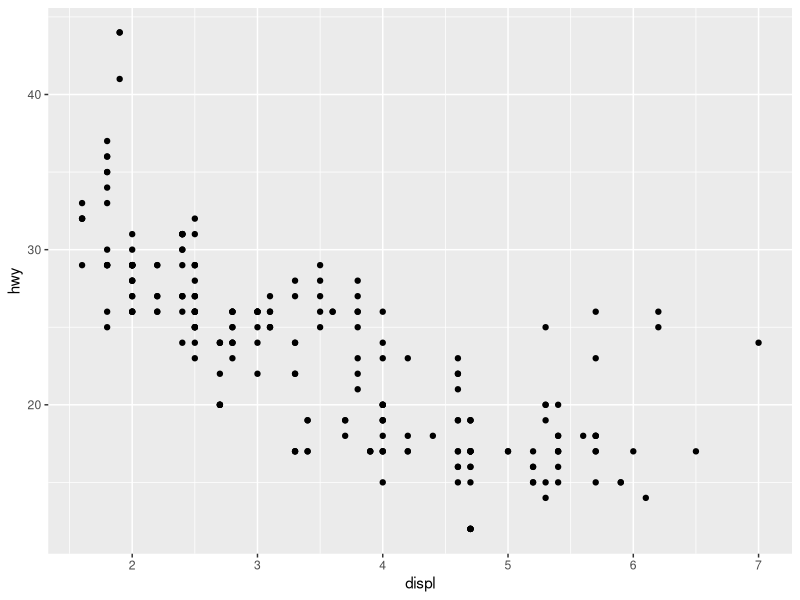
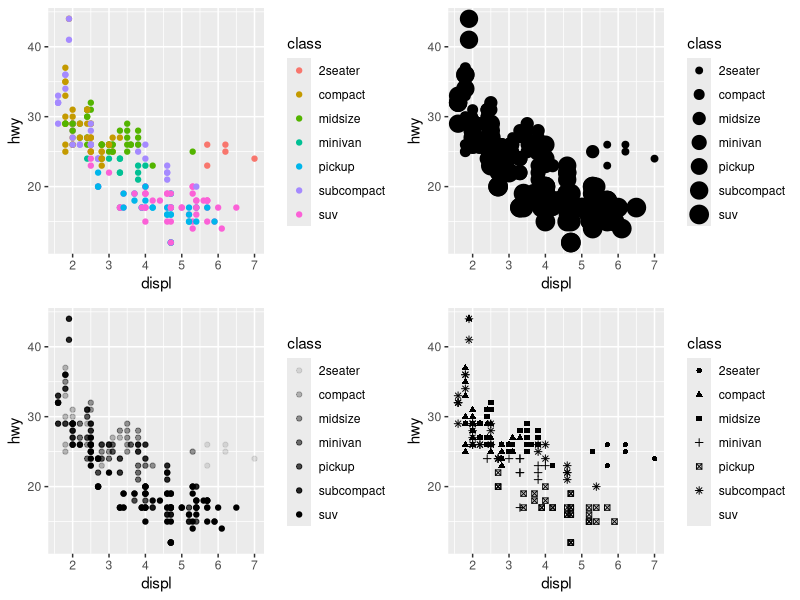
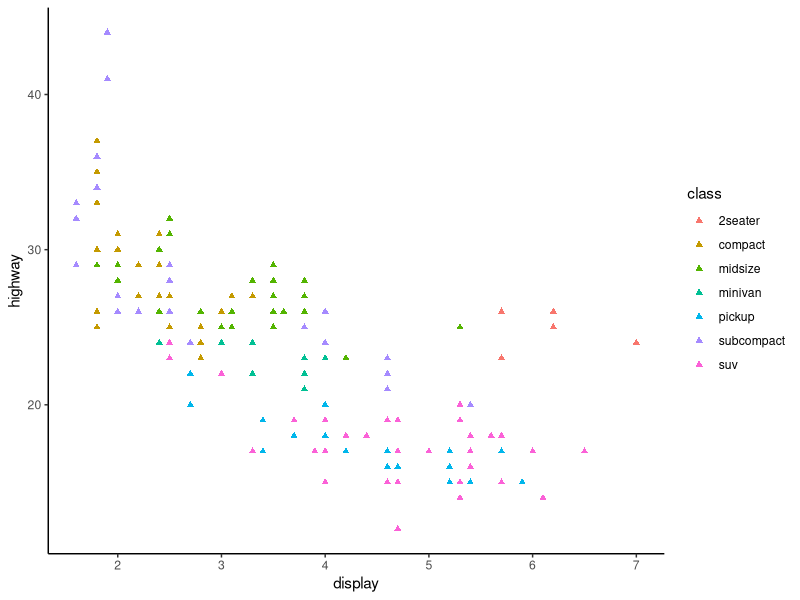
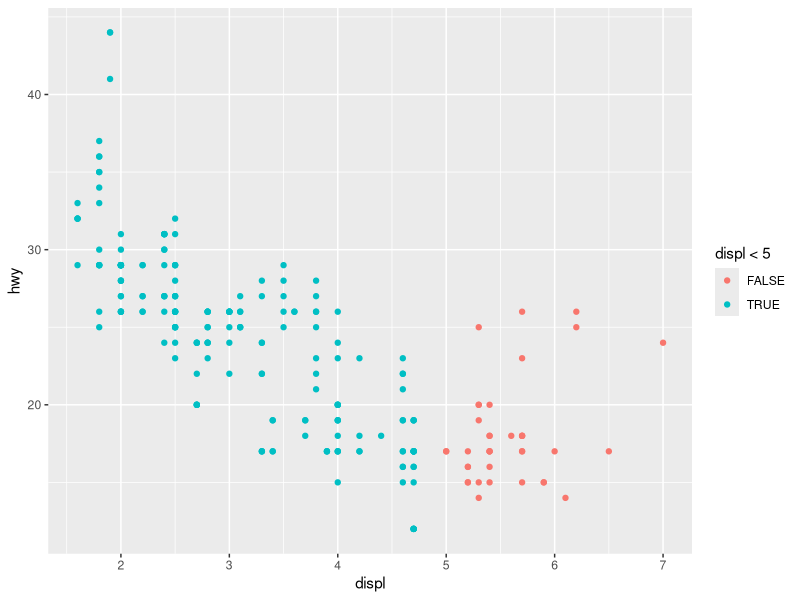
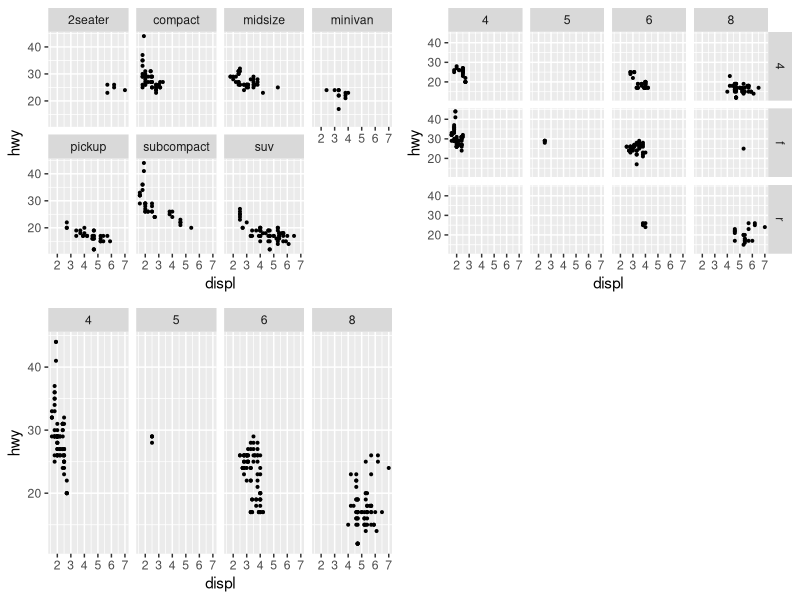
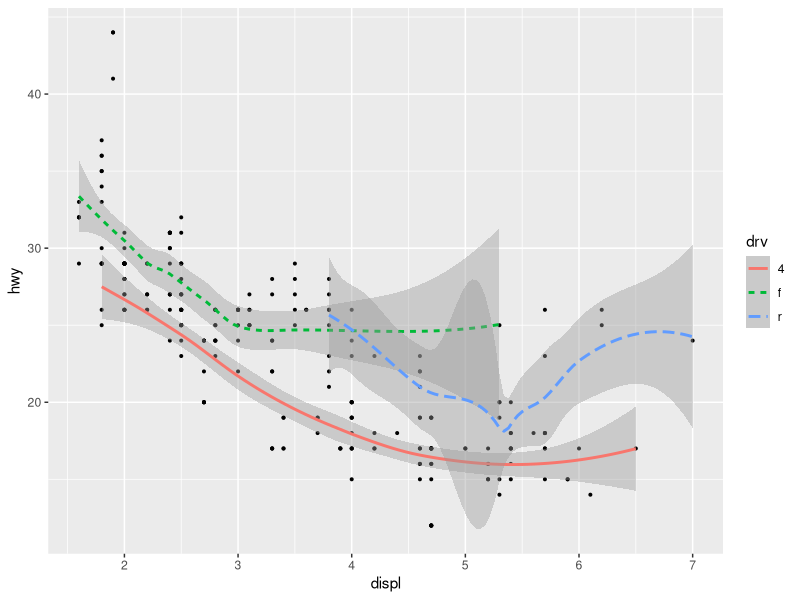
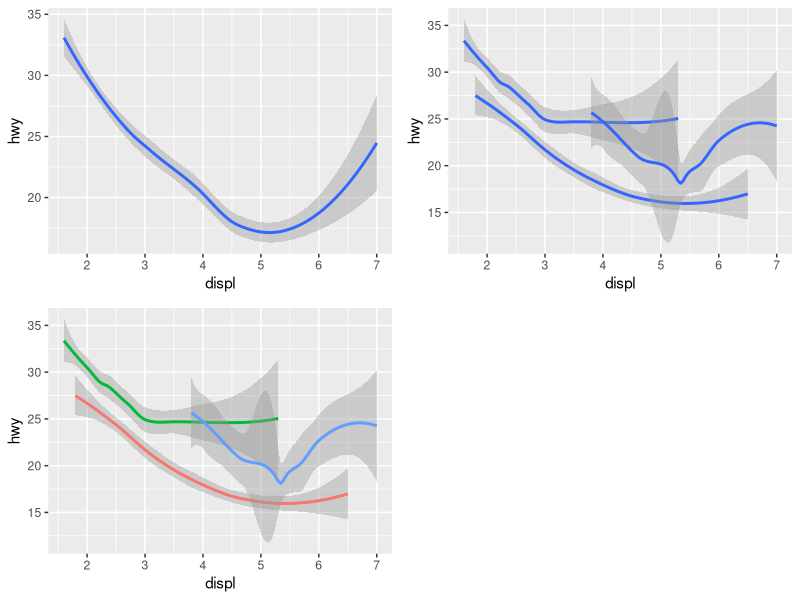
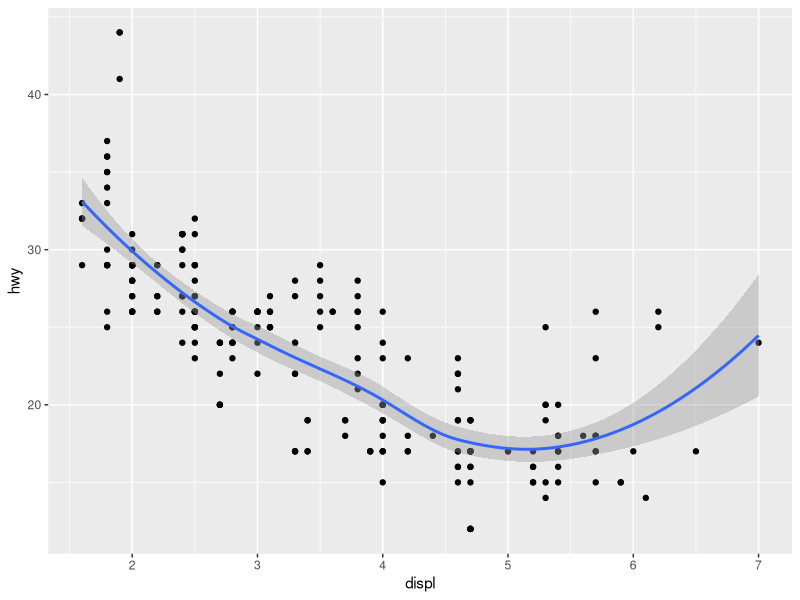

These figures' R source, in order:
## ---- chunk 1
library(tidyverse)
library(gridExtra)

## ---- chunk 2

ggplot(data = mpg) + #define what dataset to use in the plot
  geom_point(mapping = aes(x = displ, y = hwy)) #basic scatter plot, aes = define what variables to map x,y

# ggplot (data = <DATA>) +
#   <GEOM_FUNCTION> (mapping = aes (<MAPPINGS>))
# Functions : point, map, boxplot, dotplot etc. 
# Aes : size, shape, fill, colour 

## ---- chunk 3

#AES Change colour (colour) by class/scale_colour_gradient or define colour = "green" or HEXcode "#00abff") *outside of aes

pcol <- ggplot(data = mpg) + 
  geom_point(mapping = aes(x = displ, y = hwy, colour = class)) 


#AES Change Point size(size) by class or define size = 0 to 5 *outside of aes

psize <- ggplot(data = mpg) + 
  geom_point(mapping = aes(x = displ, y = hwy, size = class)) #not advised


#AES Change Point transparency (alpha) by class or name alpha = 0 to 1 *outside of aes

ptran <- ggplot(data = mpg) + 
  geom_point(mapping = aes(x = displ, y = hwy, alpha = class)) #not advised


#AES Change Point shape (shape  by class , or name shape = square *outside of aes)

pshp <- ggplot(data = mpg) + 
  geom_point(mapping = aes(x = displ, y = hwy, shape = class)) #best for <6 discrete values 


# Arrange into 2 rows and 2 columns
grid.arrange(pcol, psize, ptran, pshp, ncol = 2, nrow = 2)

## ---- chunk 4

ggplot(data = mpg) + 
  geom_point(mapping = aes(x = displ, y = hwy, colour = class), shape = "triangle") +
  theme_classic() +
  labs(x = "display", y = "highway")

#adding numeric category 
ggplot(data = mpg) + 
  geom_point(mapping = aes(x = displ, y = hwy, colour = displ <5)) #all values <5 = TRUE
 
## ---- chunk 5
# multiple plots in 1 "frame" e.g., ggplot facet_wrap *only for discrete variables

# for a single variable e.g., class use ##facet_warp
face1 <- ggplot(data = mpg) +
  geom_point(mapping = aes(x = displ, y = hwy), size = 0.7) +
  facet_wrap(~class, nrow = 2) #i.e., plot data for each class individually in 2 rows 

# for multiple variables e.g., drv ~ cyl use ##facet_grid
face2 <- ggplot(data = mpg) +
  geom_point(mapping = aes(x = displ, y = hwy), size = 0.7) +
  facet_grid(drv ~ cyl) 

# for non row/column dimensions use ##facet_grid(. ~ cyl)
face3 <- ggplot(data = mpg) +
  geom_point(mapping = aes(x = displ, y = hwy), size = 0.7) +
  facet_grid(. ~ cyl) #merges all hwy into single row 

#nrow/ ncol = defines number of rows/columns in plot
#labeller = label for each subset/plot

# Arrange into 2 rows and 2 columns
grid.arrange(face1, face2, face3, ncol = 2, nrow = 2)

## ---- chunk 6
 
ggplot(data = mpg) +
  geom_point(mapping = aes(x = displ, y = hwy), size = 0.7) +
  geom_smooth(mapping = aes(x = displ, y = hwy, linetype = drv, colour = drv)) 
#added line of best fit through scatter plot
#each line corresponds to class of drv

## ---- chunk 7

p1 <- ggplot(data = mpg) +
  geom_smooth(mapping = aes(x = displ, y = hwy)) #no grouping

p2 <- ggplot(data = mpg) +
  geom_smooth(mapping = aes(x = displ, y = hwy, group = drv)) #grouping, no colour diff

p3 <- ggplot(data = mpg) +
  geom_smooth(mapping = aes(x = displ, y = hwy, colour = drv), show.legend = FALSE) #group & colour diff

# Arrange into 2 rows and 2 columns
grid.arrange(p1, p2, p3, ncol = 2, nrow = 2)
## ---- chunk 8

ggplot(data = mpg, mapping = aes(x = displ, y = hwy))+
  geom_point()+ #style points
  geom_smooth() #style lines
#this reduces duplication in code & errors when changing variables

ggplot(data = mpg, mapping = aes(x = displ, y = hwy))+
  geom_point(mapping = aes(colour = class))+
  geom_smooth(data = filter(mpg, class == "subcompact"), se = FALSE)+
  theme_classic()

#filter subset of data

## ---- chunk 9
library(ggplot2)
ggplot(data = diamonds) + 
  geom_bar(mapping = aes(x = cut)) #categorize cut based on levels

ggplot(data = diamonds) + 
  stat_count(mapping = aes(x = cut))
  
## ---- chunk 10
library(tidyverse)

demo <- tribble(
  ~cut,         ~freq,
  "Fair",       1610,
  "Good",       4906,
  "Very Good",  12082,
  "Premium",    13791,
  "Ideal",      21551
)
demo #shows manual dataframe added 
  
ident <- ggplot(data = demo) +
  geom_bar(mapping = aes(x = cut, y = freq), stat = "identity") #plotted data


prop <- ggplot(data = diamonds) + 
  geom_bar(mapping = aes(x = cut, y = stat(prop), group = 1))
#bar chart for the proportion of total diamonds based on cut, group = 1 to treat all data as a single group


#Plotting Statistical Details 
#stat_summary() function to plot summary statistics (e.g., min, max, median) for a continuous variable (e.g., depth) across a categorical variable (e.g., cut)

stsum <- ggplot(data = diamonds) +
  stat_summary(mapping = aes(x = cut, y = depth), 
               fun.nmin = min, 
               fun.max = max, 
               fun = median)

# Arrange into 2 rows and 2 columns
grid.arrange(ident, prop, stsum, ncol = 2, nrow = 2)

## ---- chunk 11

fcut <- ggplot(data = diamonds) +
  geom_bar(mapping = aes(x = cut, fill = cut)) #fill colour based on cut

colcut <- ggplot(data = diamonds) + 
  geom_bar(mapping = aes(x = cut, colour = cut)) #outline colour based on cut

fclar <- ggplot(data = diamonds) + 
  geom_bar(mapping = aes(x = cut, fill = clarity)) #fill colour based on clarity

# Arrange into 2 rows and 2 columns
grid.arrange(fcut, colcut, fclar, ncol = 2, nrow = 2)

## ---- chunk 12

#to alter transparency (alpha)
tclar <- ggplot(data = diamonds, mapping = aes(x = cut, fill = clarity))+
  geom_bar(alpha = 1/5, position = "identity") #raw data overlapping i.e. stacking

#to alter bar outlines w/ no fill
colclar <- ggplot(data = diamonds, mapping = aes (x = cut, colour = clarity))+
  geom_bar(fill = NA, position = "identity") #raw data overlapping i.e. stacking

# Arrange into 2 rows and 2 columns
grid.arrange(tclar, colclar, ncol = 2, nrow = 1)

## ---- chunk 13
#Position = "fill" ####
#(standardize height of each bar to 1 i.e.,all bars same height)
#function: position = "fill" place each object exactly on graph, but standardize height of each bar to 1

posfill <- ggplot(data = diamonds)+
  geom_bar(mapping = aes(x = cut, fill = clarity), position = "fill") 


#Position = "dodge" ####
#(shows trends per category, place each object exactly on graph, but dodge bars next to each other)
#function = "dodge" place each object exactly on graph, but dodge bars next to each other

posdodge <- ggplot(data = diamonds)+
  geom_bar(mapping = aes(x = cut, fill = clarity), position = "dodge")


#Position = "jitter" ####
#(adds random noise to the location of each point to reduce over plotting)

posjit <- ggplot(data = mpg) +
  geom_point(mapping = aes(x = displ, y = hwy), position = "jitter")

#Arrange into 2 rows and 2 columns
grid.arrange(posfill, posdodge, posjit, ncol = 2, nrow = 2)

## ---- chunk 14

#   ggplot(data = <DATA>) +
  #     <GEOM_FUNCTION>(mapping = aes(<MAPPINGS>), 
  #        stat = <STAT>, 
  #        position = <POSITION>) +
  #     <FACET_FUNCTION (wrap or grid> +
  #     <THEME_FUNCTION> +
  #     <LABS_FUNCTION>)
